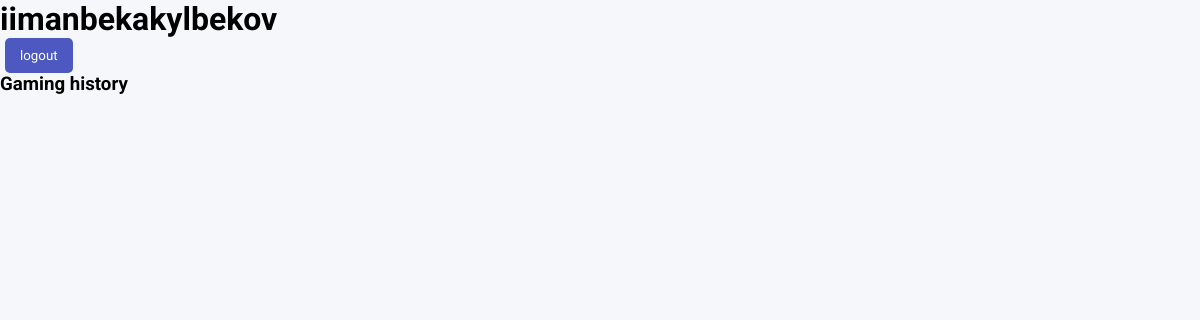
The page /profile/ (signed in) on the database as committed earlier.
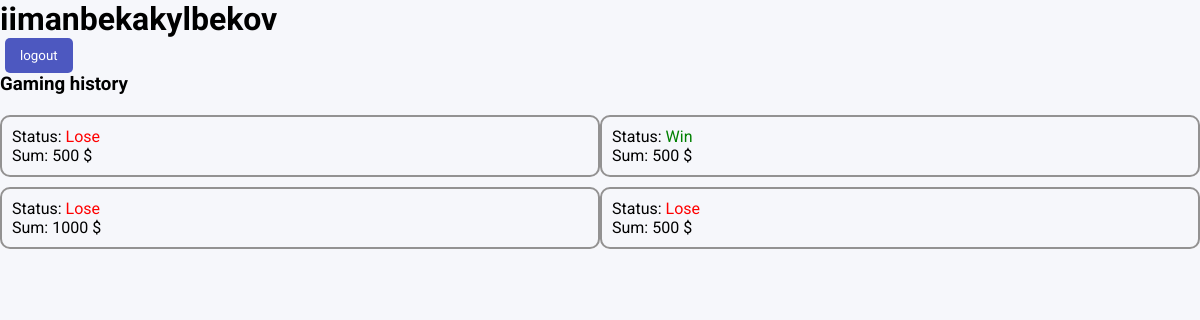
The same page on the database as committed later.
### custom_profile/models.py (models this page shows, shortened)
class Game(models.Model):
    user = models.ForeignKey(User, on_delete=models.CASCADE)
    status = models.BooleanField()
    rating = models.PositiveIntegerField(validators=[MaxValueValidator(3000000), MinValueValidator(0)])

### custom_profile/views.py (the view)
# urls.py: path('profile/', profile_view, name='profile'),
@login_required
def profile_view(request):
    id = request.user.id
    try:
        user = User.objects.get(id=id)
        games = Game.objects.filter(user=user)
    except User.DoesNotExit:
        games = []
    return render(request, 'profile.html', {'games': games})

### templates/profile.html (shortened to what this page needs)
{% load static %}
<!doctype html>
<html lang="en">
<head>
    <link rel="stylesheet" href="{% static 'css/styles.css' %}">
</head>
<body>
<div class="container">
    <h1>{{ user.username }}</h1>
    <form action="{% url 'logout' %}?next=/accounts/login" method="post">
        <button class="blue_button button">logout</button>
    </form>
    <h3>Gaming history</h3>
    <div class="history">
        {% for game in games %}
            <div class="game-card">
                <p>Status: <span class="{% if game.status %}green{% else %}red{% endif %}">
        {% if game.status %}Win{% else %}Lose{% endif %}
    </span></p>
                <p>Sum: {{ game.rating }} $</p>
            </div>
        {% endfor %}
    </div>
</div>
</body>
</html>

Rows that differ between the two databases and show on the page:
added Game: status "Lose", rating "500"
added Game: status "Win", rating "500"
added Game: status "Lose", rating "1000"
added Game: status "Lose", rating "500"
